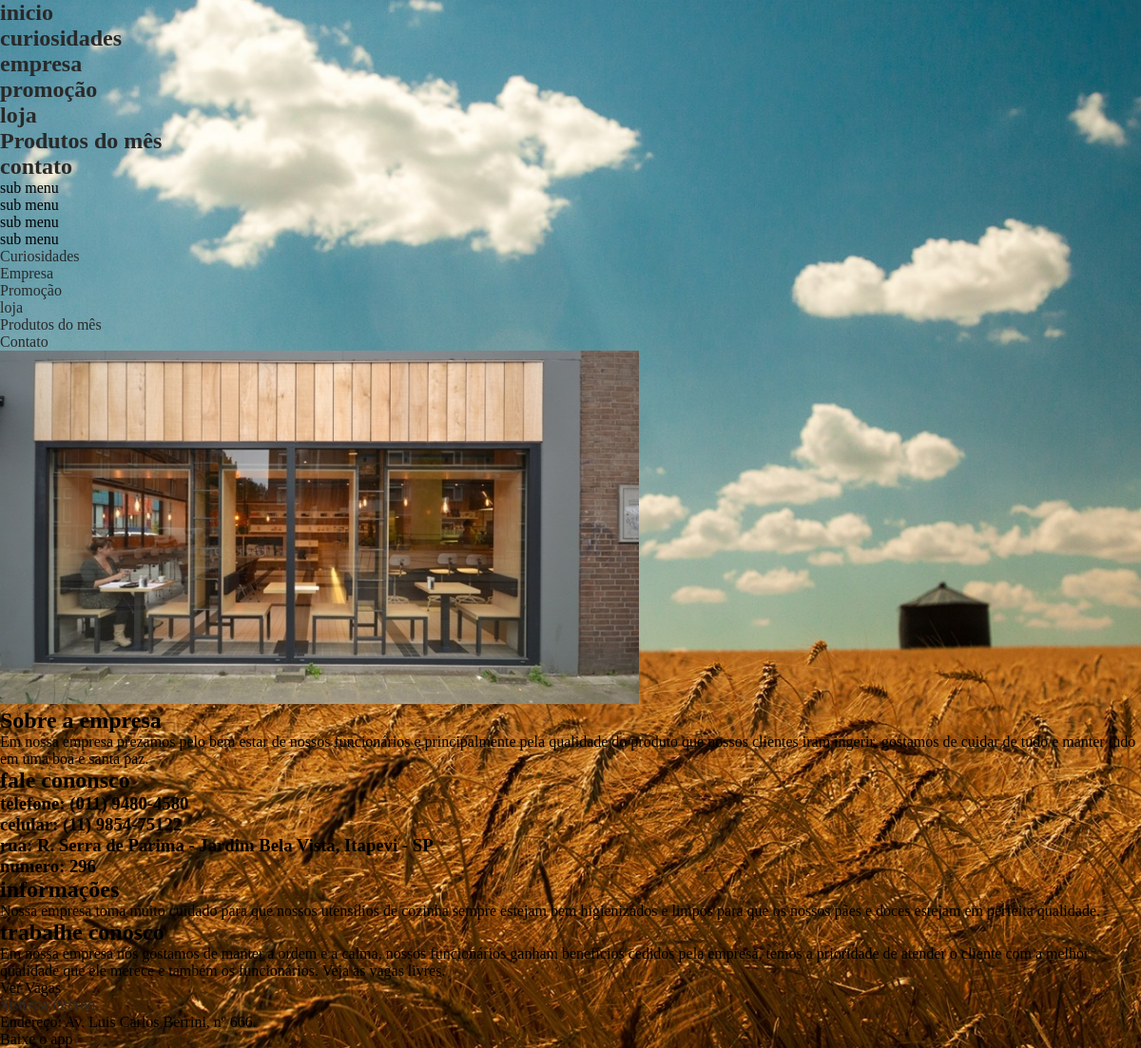
The app's page /empresa.php with its own data.
### tables this page shows
CREATE TABLE `tblempresa` (
  `idEmpresa` int(4) NOT NULL AUTO_INCREMENT,
  `imgPrincipal` varchar(255) NOT NULL,
  `sobreEmpresa` varchar(255) NOT NULL,
  `txtInformacao` varchar(255) NOT NULL,
  `txtTrabalheConosco` varchar(255) NOT NULL,
  `telefone` varchar(17) NOT NULL,
  `celular` varchar(17) NOT NULL,
  `rua` varchar(150) NOT NULL,
  `numero` varchar(5) DEFAULT NULL,
  PRIMARY KEY (`idEmpresa`)
);

### empresa.php (the view, shortened to what this page needs)
<?php
require_once('funcoes/funcoes.php');
$conex = conexaoMysql();
$sql = "select *from tblEmpresa";
$selectEmpresa = mysqli_query($conex, $sql);
$rsEmpresa = mysqli_fetch_assoc($selectEmpresa);
?>
<!doctype html>
<html lang="pt-br">
    <head>
        <link rel="stylesheet" type="text/css" href="css/style.css">
        <link rel="stylesheet" type="text/css" href="css/empresa.css">
    </head>
    <body>
        <?php  echo(menu()); ?>
       <section>
           <div class="container">
              <div id="containerImg">
                  <div id="containerImgEmpresa">
                      <figure>
                          <img src="BD/imgBanco/imgEmpresa/<?=$rsEmpresa['imgPrincipal']?>" alt="">
                      </figure>
                  </div>
                  <div id="containerTextSobreEmpresa">
                      <div id="tituloSobreEmpresa">
                          <h2> Sobre a empresa</h2>
                      </div>
                      <div id="textSobreEmpresa"><?=$rsEmpresa['sobreEmpresa']?></div>
                  </div>
              </div>
           </div>
       </section>
       <section>
          <div class="container">
              <div id="containerInformacoes">
                   <div id="containerFaleConosco">
                      <div class="tituloEmpresa"><h2>fale cononsco</h2></div>
                       <div id="FaleConosco">
                           <div class="info"><h3>telefone: <?=$rsEmpresa['telefone']?></h3></div>
                           <div class="info"><h3>celular: <?=$rsEmpresa['celular']?></h3></div>
                           <div class="info"><h3>rua: <?=$rsEmpresa['rua']?></h3></div>
                           <div class="info"><h3>numero: <?=$rsEmpresa['numero']?></h3></div>
                       </div>
                   </div>
                   <div id="containerComoTrabalhamos">
                      <div class="tituloEmpresa"><h2>informações</h2></div>
                       <div id="comoTrabalhamos">
                           <div id="textComoTrabalhamos"><?=$rsEmpresa['txtInformacao']?></div>
                       </div>
                   </div>
                   <div id="containerTrabalheConosco">
                      <div class="tituloEmpresa"><h2>trabalhe conosco</h2></div>
                       <div id="trabalheConosco">
                           <div id="textTrabalheConosco"><?=$rsEmpresa['txtTrabalheConosco']?></div>
                           <div id="VerVagas">Ver Vagas</div>
                       </div>
                   </div>
               </div>
           </div>
       </section>
        <?php echo(rodaPe()); ?>
    </body>
</html>

### css/style.css (style rules this page uses)
* { margin: 0; padding: 0; text-decoration: none; list-style: none; }
body { background-color: #fff; background-image: url(../imagens/fundo/fundo1.jpg); background-position: center; background-repeat: no-repeat; background-size: cover; box-sizing: border-box; }
:root { --menuColor: #ff9900; --corPrimaria: #fcba03; --corSecundaria: #a19e97; --corTexto: #000; --black: #000; --white: #fff; --blackTransparent: rgba(0,0,0,0.6); }

### records on screen
tblempresa: imgPrincipal (picture), sobreEmpresa "Em nossa empresa prezamos pelo bem estar de nossos funcionários e principalmente pela qualidade do produto que nossos clientes iram ingerir, gostamos de cuidar de tudo e manter tudo em uma boa e santa paz.", telefone "(011) 9480-4580", celular "(11) 9854-75122", rua "R. Serra de Parima - Jardim Bela Vista, Itapevi - SP", numero "296", txtInformacao "Nossa empresa toma muito cuidado para que nossos utensílios de cozinha sempre estejam bem higienizados e limpos para que os nossos pães e doces estejam em perfeita qualidade.", txtTrabalheConosco "Em nossa empresa nós gostamos de manter a ordem e a calma, nossos funcionários ganham benefícios cedidos pela empresa, temos a prioridade de atender o cliente com a melhor qualidade que ele merece e também os funcionários. Veja as vagas livres."
